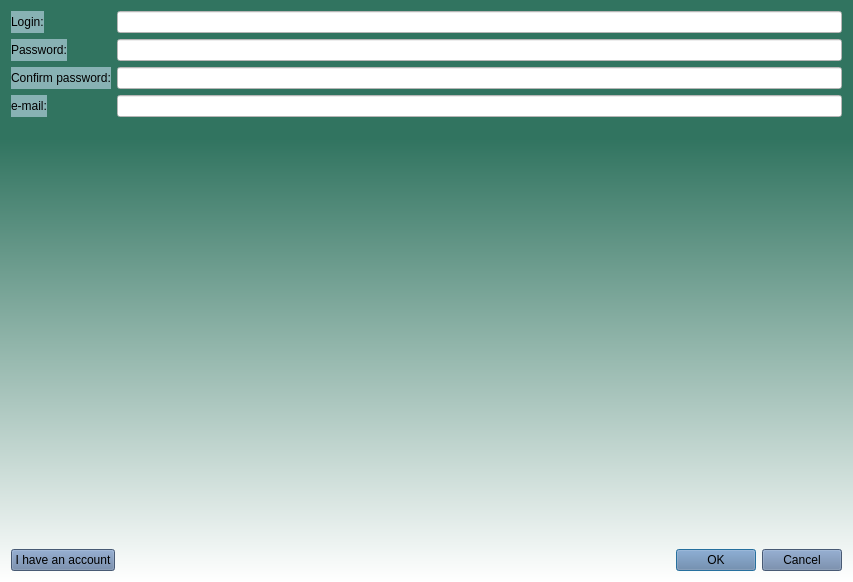
<?xml version="1.0" encoding="UTF-8"?>
<ui version="4.0">
 <class>RegisterForm</class>
 <widget class="QWidget" name="RegisterForm">
  <property name="geometry">
   <rect>
    <x>0</x>
    <y>0</y>
    <width>853</width>
    <height>582</height>
   </rect>
  </property>
  <property name="windowTitle">
   <string>Form</string>
  </property>
  <property name="styleSheet">
   <string notr="true">background-color: qlineargradient(spread:pad, x1:1, y1:0.238636, x2:1, y2:1, stop:0 rgba(49, 116, 96, 255), stop:1 rgba(255, 255, 255, 255));</string>
  </property>
  <layout class="QVBoxLayout" name="verticalLayout">
   <item>
    <layout class="QFormLayout" name="formLayout">
     <item row="0" column="0">
      <widget class="QLabel" name="label">
       <property name="styleSheet">
        <string notr="true">font: 12pt &quot;Vemana2000&quot;;
background-color: rgb(136, 178, 180);</string>
       </property>
       <property name="text">
        <string>Login:</string>
       </property>
      </widget>
     </item>
     <item row="1" column="0">
      <widget class="QLabel" name="label_2">
       <property name="styleSheet">
        <string notr="true">font: 12pt &quot;Vemana2000&quot;;
background-color: rgb(136, 178, 180);</string>
       </property>
       <property name="text">
        <string>Password:</string>
       </property>
      </widget>
     </item>
     <item row="2" column="0">
      <widget class="QLabel" name="label_3">
       <property name="styleSheet">
        <string notr="true">font: 12pt &quot;Vemana2000&quot;;
background-color: rgb(136, 178, 180);</string>
       </property>
       <property name="text">
        <string>Confirm password:</string>
       </property>
      </widget>
     </item>
     <item row="3" column="0">
      <widget class="QLabel" name="label_4">
       <property name="styleSheet">
        <string notr="true">font: 12pt &quot;Vemana2000&quot;;
background-color: rgb(136, 178, 180);</string>
       </property>
       <property name="text">
        <string>e-mail:</string>
       </property>
      </widget>
     </item>
     <item row="0" column="1">
      <widget class="QLineEdit" name="lineEdit">
       <property name="styleSheet">
        <string notr="true">background-color: rgb(255, 255, 255);</string>
       </property>
      </widget>
     </item>
     <item row="1" column="1">
      <widget class="QLineEdit" name="lineEdit_2">
       <property name="styleSheet">
        <string notr="true">background-color: rgb(255, 255, 255);</string>
       </property>
       <property name="echoMode">
        <enum>QLineEdit::Password</enum>
       </property>
      </widget>
     </item>
     <item row="2" column="1">
      <widget class="QLineEdit" name="lineEdit_3">
       <property name="styleSheet">
        <string notr="true">background-color: rgb(255, 255, 255);</string>
       </property>
       <property name="echoMode">
        <enum>QLineEdit::Password</enum>
       </property>
      </widget>
     </item>
     <item row="3" column="1">
      <widget class="QLineEdit" name="lineEdit_4">
       <property name="styleSheet">
        <string notr="true">background-color: rgb(255, 255, 255);</string>
       </property>
      </widget>
     </item>
    </layout>
   </item>
   <item>
    <spacer name="verticalSpacer">
     <property name="orientation">
      <enum>Qt::Vertical</enum>
     </property>
     <property name="sizeHint" stdset="0">
      <size>
       <width>20</width>
       <height>40</height>
      </size>
     </property>
    </spacer>
   </item>
   <item>
    <layout class="QHBoxLayout" name="horizontalLayout">
     <item>
      <widget class="QPushButton" name="pushButton">
       <property name="styleSheet">
        <string notr="true">background-color: rgb(101, 126, 163);</string>
       </property>
       <property name="text">
        <string>I have an account</string>
       </property>
      </widget>
     </item>
     <item>
      <widget class="QDialogButtonBox" name="buttonBox">
       <property name="styleSheet">
        <string notr="true">background-color: rgb(101, 126, 163);</string>
       </property>
       <property name="standardButtons">
        <set>QDialogButtonBox::Cancel|QDialogButtonBox::Ok</set>
       </property>
      </widget>
     </item>
    </layout>
   </item>
  </layout>
 </widget>
 <resources/>
 <connections/>
</ui>
